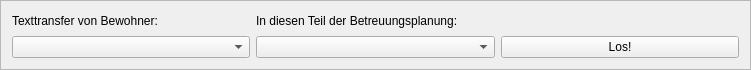
<?xml version="1.0" encoding="UTF-8"?>
<ui version="4.0">
 <class>TextTransferAgent</class>
 <widget class="QFrame" name="TextTransferAgent">
  <property name="geometry">
   <rect>
    <x>0</x>
    <y>0</y>
    <width>751</width>
    <height>70</height>
   </rect>
  </property>
  <property name="sizePolicy">
   <sizepolicy hsizetype="Preferred" vsizetype="Fixed">
    <horstretch>0</horstretch>
    <verstretch>0</verstretch>
   </sizepolicy>
  </property>
  <property name="maximumSize">
   <size>
    <width>16777215</width>
    <height>70</height>
   </size>
  </property>
  <property name="windowTitle">
   <string>Frame</string>
  </property>
  <property name="frameShape">
   <enum>QFrame::StyledPanel</enum>
  </property>
  <property name="frameShadow">
   <enum>QFrame::Raised</enum>
  </property>
  <layout class="QGridLayout" name="gridLayout">
   <item row="0" column="0">
    <widget class="QLabel" name="label">
     <property name="text">
      <string>Texttransfer von Bewohner:</string>
     </property>
    </widget>
   </item>
   <item row="0" column="1">
    <widget class="QLabel" name="label_2">
     <property name="text">
      <string>In diesen Teil der Betreuungsplanung:</string>
     </property>
    </widget>
   </item>
   <item row="1" column="0">
    <widget class="QComboBox" name="bewohnerBox"/>
   </item>
   <item row="1" column="1">
    <widget class="QComboBox" name="PlanungsBox"/>
   </item>
   <item row="1" column="2">
    <widget class="QPushButton" name="pushButton">
     <property name="text">
      <string>Los!</string>
     </property>
     <property name="icon">
      <iconset resource="images.qrc">
       <normaloff>:/costumer/arrow-right.png</normaloff>:/costumer/arrow-right.png</iconset>
     </property>
    </widget>
   </item>
  </layout>
 </widget>
 <resources>
  <include location="images.qrc"/>
 </resources>
 <connections/>
</ui>
